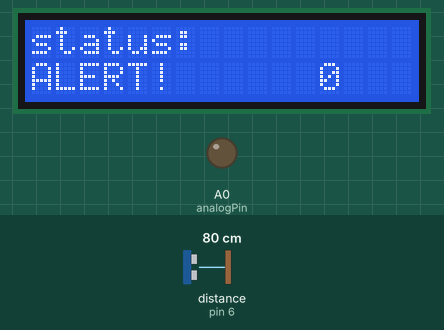
Bench run of a sketch on a simulated Arduino Uno, built with avr-gcc and run on an emulated ATmega328P. Shown: 16×2 character LCD, output pins drawn as LEDs (lit = HIGH). Wiring (inferred from the names in the program): ultrasonic range finder: trigger pin 13; echo pin 6. Inputs (shaded band) come from the test bench; at power-on: distance to the obstacle (sensor on pin 6) 80 cm. The echo pulse lasts 58.3 µs per cm; pins used as bus, display or sensor lines are not drawn. At 0.6 s the program stops and its outputs stay as they are.

Above: at 0.4 s.
Timing chart, 0 to 1.9 s (numbered marks = the images above):
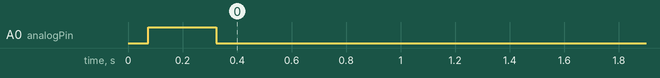

Measured:
- by itself, A0 (analogPin): LOW → HIGH at 0.07 s, → LOW 0.25 s later

The sketch:

ultra_lcd.ino
```cpp
#include<LiquidCrystal.h>
LiquidCrystal LCD(10,9,5,4,3,2);
int echoPin=6;
int trigPin=13;
int analogPin=A0;
float pingTime;
float targetDistance;
float speedOfSound=1262;
int sPeed;
int buzzerPin =3;
int bNum=0;

void setup() {

        Serial.begin(9600);
        LCD.begin(16,2);
        LCD.setCursor(0,0);
        pinMode(trigPin,OUTPUT);
        pinMode(echoPin,INPUT);
        pinMode(analogPin,OUTPUT);
        pinMode(buzzerPin,OUTPUT);
        LCD.print("status:");

}

void loop() {

       //we need to caliber the ultasonic to get pingTime;

       digitalWrite(trigPin,LOW);
       delayMicroseconds(2000);
       digitalWrite(trigPin,HIGH);
       delayMicroseconds(20);
       digitalWrite(trigPin,LOW);
       delayMicroseconds(10);

       pingTime=pulseIn(echoPin,HIGH);
       pingTime=pingTime/1000000;
       pingTime=pingTime/3600;

       targetDistance=speedOfSound*pingTime;
       targetDistance=targetDistance/2;
       targetDistance=targetDistance*100000;


         if(targetDistance<100)
          {
           LCD.setCursor(0,1);
           LCD.print("                ");
           LCD.setCursor(0,1);
           LCD.print("ALERT!");
           LCD.setCursor(12,1);
           LCD.print(sPeed);
           analogWrite(analogPin,1023);
           delay(250);
           analogWrite(analogPin,0);
           delay(250);
           while(bNum<3)
           digitalWrite(buzzerPin,HIGH);
           delay(100);
          }

        else
         {
          LCD.setCursor(0,1);
           LCD.print("                ");
           LCD.setCursor(0,1);
           LCD.print("SAFE ZONE$");
           delay(100);


         }


}
```
